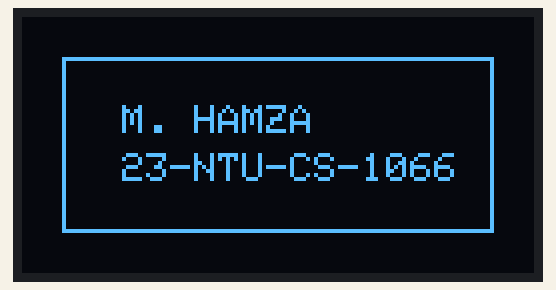
The program below on a simulated ESP32. Shown: 128×64 one-colour display.

Above: at 0.1 s.

The program:

main.cpp
```cpp
#include <Wire.h>
#include <Adafruit_GFX.h>
#include <Adafruit_SSD1306.h>

#define SCREEN_WIDTH 128
#define SCREEN_HEIGHT 64
#define OLED_ADDR 0x3C

Adafruit_SSD1306 display(SCREEN_WIDTH, SCREEN_HEIGHT, &Wire, -1);

void setup() {
  Wire.begin(21, 22); // SDA=21, SCL=22 for ESP32

  if (!display.begin(SSD1306_SWITCHCAPVCC, OLED_ADDR)) {
    for (;;); // Stop if display not found
  }

  display.clearDisplay();

  // ---- Text and Box ----
  display.setTextSize(1);
  display.setTextColor(SSD1306_WHITE);

  // Draw rectangle first (centered box)
  display.drawRect(10, 10, 108, 44, SSD1306_WHITE);

  // Place text neatly inside the box
  display.setCursor(25, 22);
  display.println("M. HAMZA");
  display.setCursor(25, 34);  // Manual control of next line
  display.println("23-NTU-CS-1066");

  // Display all on OLED
  display.display();
}

void loop() {
  // Nothing here
}
```
